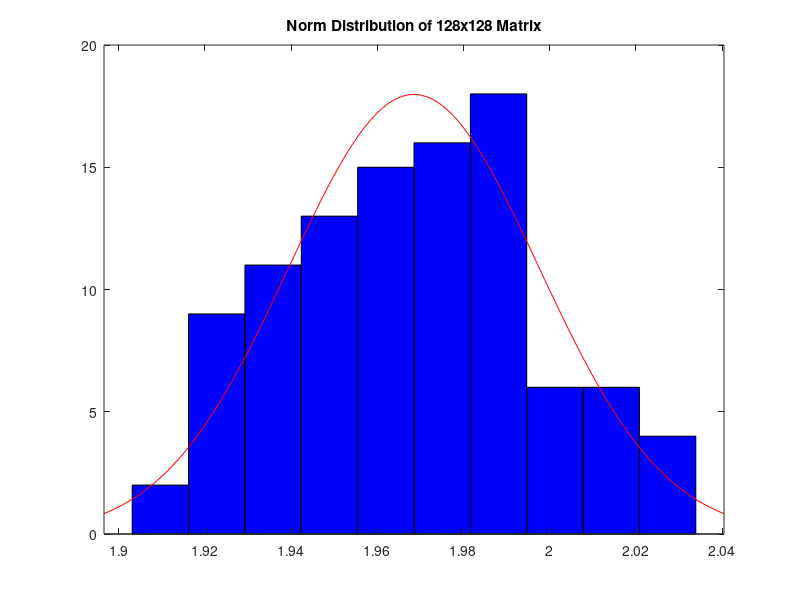
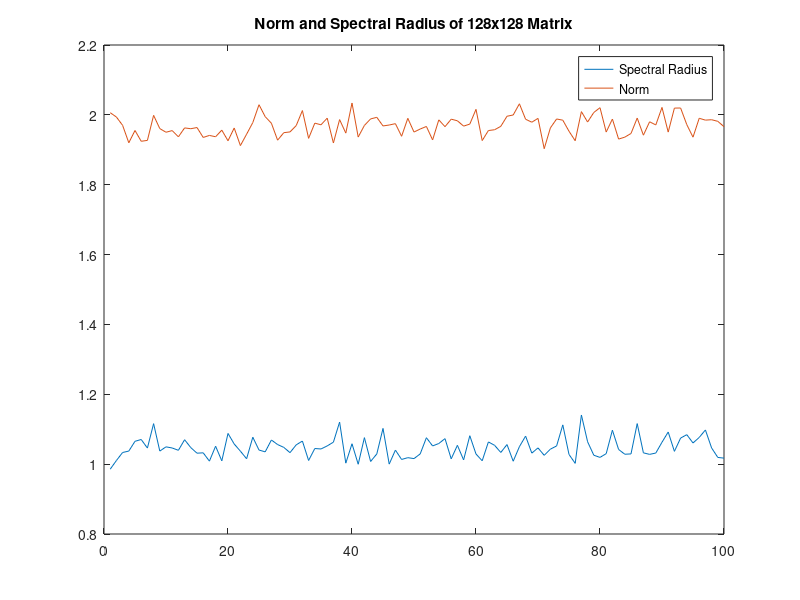

Reproduce these figures in MATLAB, in order.
% Matlab HW 5
m = 128; 

nom = zeros(100:1);
sup_eigv = zeros(100:1);
diff = zeros(100:1);

for i = 1:100
    
    A = randn(m,m)/sqrt(m);
    
    % Default is 2 norm
    % <norm> array contains every 100 norms of A.
    nom(i) =  norm(A);
    
    % Spectral Radius is the biggest eigenvalue
    % <sup_eigv> array contains every 100 spectral radius of A.
    sup_eigv(i) = max(abs(eig(A)));
    
    % Difference between norm and spectral radius
    diff(i) = nom(i) - sup_eigv(i);
    
end

figure(1);
histfit(nom);
title("Norm Distribution of 128x128 Matrix");

hold off;

figure(2);
plot(sup_eigv);
hold on

plot(nom);

title("Norm and Spectral Radius of 128x128 Matrix");
legend('Spectral Radius', 'Norm');

% Analyze the norm of the matrix
% in average, standard deviation, maximumm and minimum
average_norm = mean(nom)
maximum_norm = max(nom)
minimum_norm = min(nom)
standard_norm = std(nom)
diff = norm(diff)